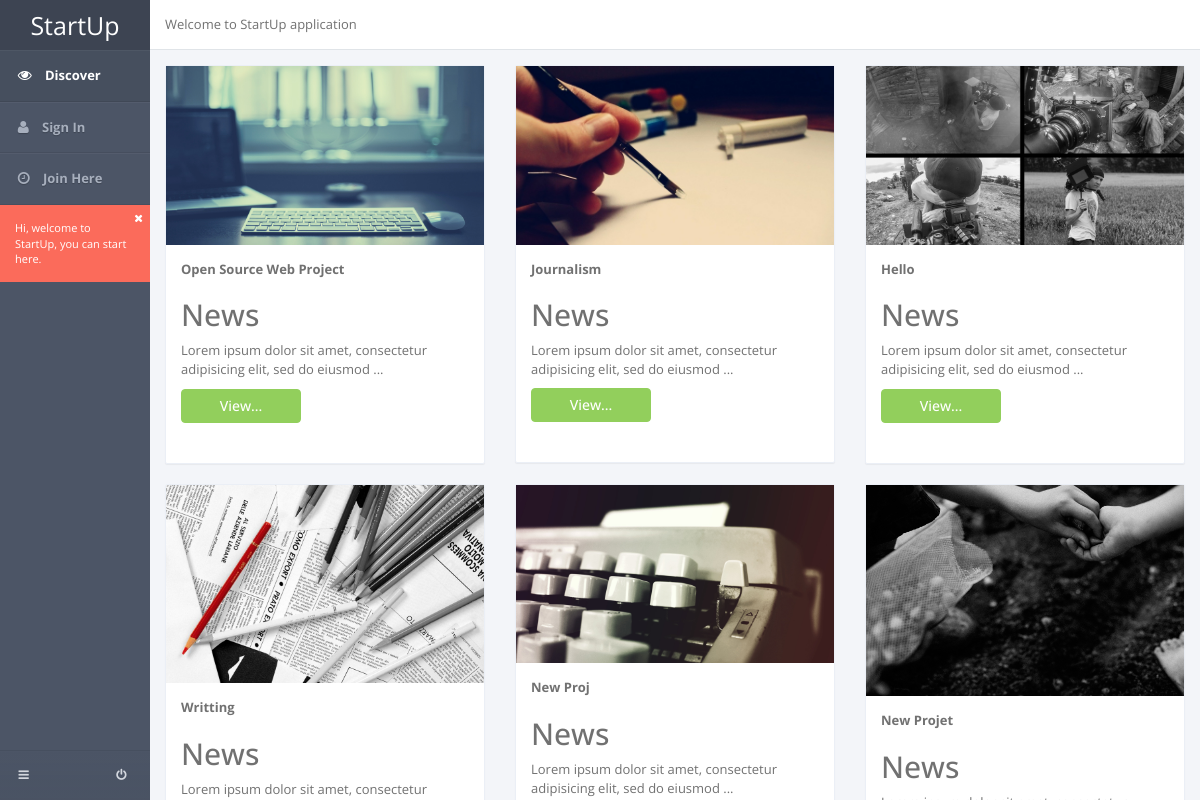
The page / on the database its author committed.
### tables this page shows
CREATE TABLE `project` (
  `id` int(11) NOT NULL AUTO_INCREMENT,
  `user_id` varchar(255) NOT NULL,
  `proj_name` varchar(255) NOT NULL,
  `proj_desc` text NOT NULL,
  `proj_photo` varchar(255) NOT NULL,
  `proj_url` varchar(255) NOT NULL,
  `reward_on` tinyint(1) NOT NULL,
  `publish_yet` tinyint(1) NOT NULL,
  `pledged_amount` int(11) NOT NULL,
  `funded` int(11) NOT NULL,
  `duration_date` int(11) NOT NULL,
  `create_at` datetime NOT NULL,
  `update_at` datetime NOT NULL,
  `category` varchar(255) NOT NULL,
  `likes` int(11) NOT NULL,
  PRIMARY KEY (`id`)
);

### index.php (the view, shortened to what this page needs)
<?php
$get = "SELECT * FROM project";
$result = mysql_query($get);
?>
<!DOCTYPE html>
<html lang="en">
<head>
	<link rel="stylesheet" href="css/app.v1.css">
	<link rel="stylesheet" href="css/font.css" cache="false">
</head>
<body>
	<section class="hbox stretch">
		<aside class="bg-dark aside-sm" id="nav">
			<section class="vbox">
				<header class="dker nav-bar">
					<a href="#" class="nav-brand" data-toggle="fullscreen">StartUp</a>
				</header>
				<footer class="footer bg-gradient hidden-xs">
					<a href="modal.lockme.html" data-toggle="ajaxModal" class="btn btn-sm btn-link m-r-n-xs pull-right">
						<i class="icon-off"></i>
					</a>
					<a href="#nav" data-toggle="class:nav-vertical" class="btn btn-sm btn-link m-l-n-sm">
						<i class="icon-reorder"></i>
					</a>
				</footer>
				<section>
					<nav class="nav-primary hidden-xs">
						<ul class="nav">
							<li class="active"> <a href="index.php"> <i class="icon-eye-open"></i> <span>Discover</span> </a> </li>
							<li> <a href="signin.php"> <i class="icon-user"></i> <span>Sign In</span> </a> </li>
							<li> <a href="signup.php"> <i class="icon-time"></i> <span>Join Here</span> </a> </li>
						</ul>
					</nav>
					<div class="bg-danger wrapper hidden-vertical animated rollIn text-sm">
						<a href="#" data-dismiss="alert" class="pull-right m-r-n-sm m-t-n-sm"><i class="icon-close icon-remove "></i></a> Hi, welcome to StartUp, you can start here.
					</div>
				</section>
			</section>
		</aside>
		<section id="content">
			<section class="vbox">
				<header class="header bg-white b-b"> <p>Welcome to StartUp application</p> </header>
				<section class="scrollable wrapper">
					<div class="row">
						<div class="col-lg-12">
							<div class="row">
								<?php while($row = mysql_fetch_array($result)) { ?>
									<div class="col-lg-4">
										<section class="panel">
											<img src="upload/<?php echo $row['proj_photo']; ?>" width="100%" alt="work">
											<div class="panel-body">
												<strong><?php echo $row['proj_name']; ?></strong>
												<br>
												<p><?php echo substr($row['proj_desc'], 0, 150); ?>...</p>
											 </div>
											 <a href="singleproject.php?id=<?php echo $row['id']; ?>" class="btn btn-s-md btn-success">View...</a>
										</section>
									</div>
									<?php } ?>
							</div>
						</div>
					</div>
				</section>
			</section>
		</section>
	</section>
</body>
</html>

### index.php (style rules this page uses)
.panel { text-align: center; padding-bottom: 25px; }
.panel-body { text-align: left }

### rows shown on the page
project: proj_photo (picture), proj_name "Open Source Web Project", proj_desc "News Lorem ipsum dolor sit amet, consectetur adipisicing elit, sed do eiusmod"
project: proj_photo (picture), proj_name "Journalism", proj_desc "News Lorem ipsum dolor sit amet, consectetur adipisicing elit, sed do eiusmod"
project: proj_photo (picture), proj_name "Hello", proj_desc "News Lorem ipsum dolor sit amet, consectetur adipisicing elit, sed do eiusmod"
project: proj_photo (picture), proj_name "Writting", proj_desc "News Lorem ipsum dolor sit amet, consectetur…"
project: proj_photo (picture), proj_name "New Proj", proj_desc "News Lorem ipsum dolor sit amet, consectetur adipisicing elit, sed do eiusmod"
project: proj_photo (picture), proj_name "New Projet", proj_desc "News"
